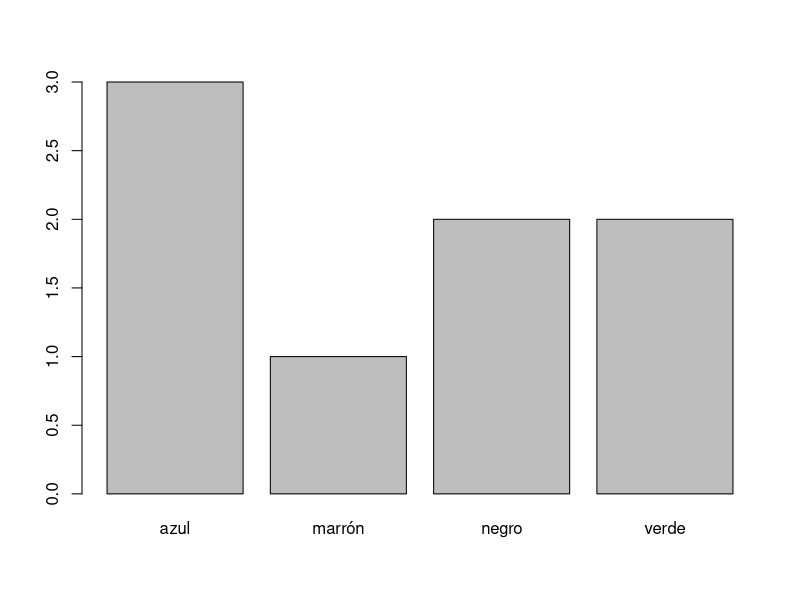
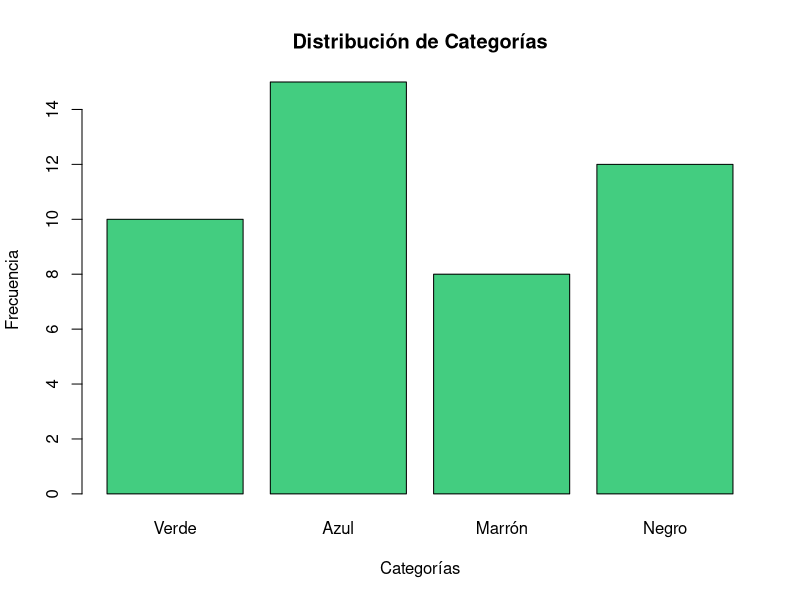
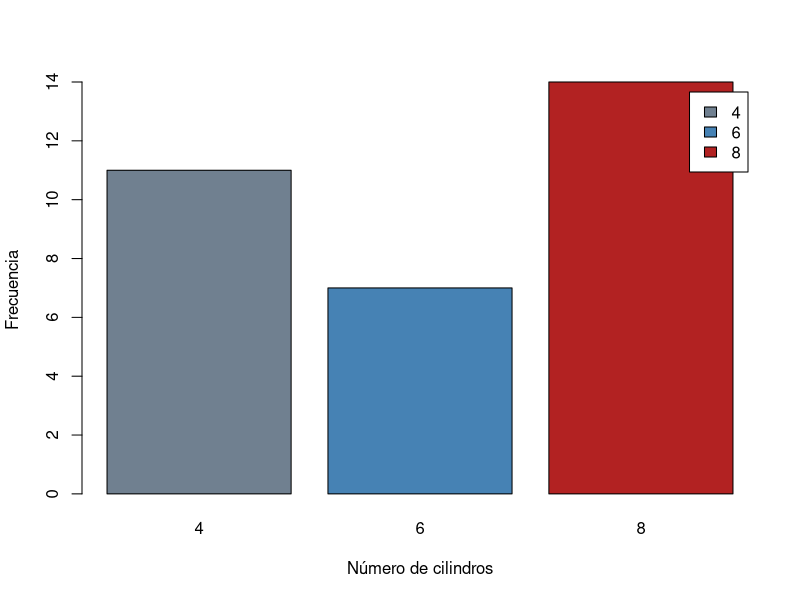
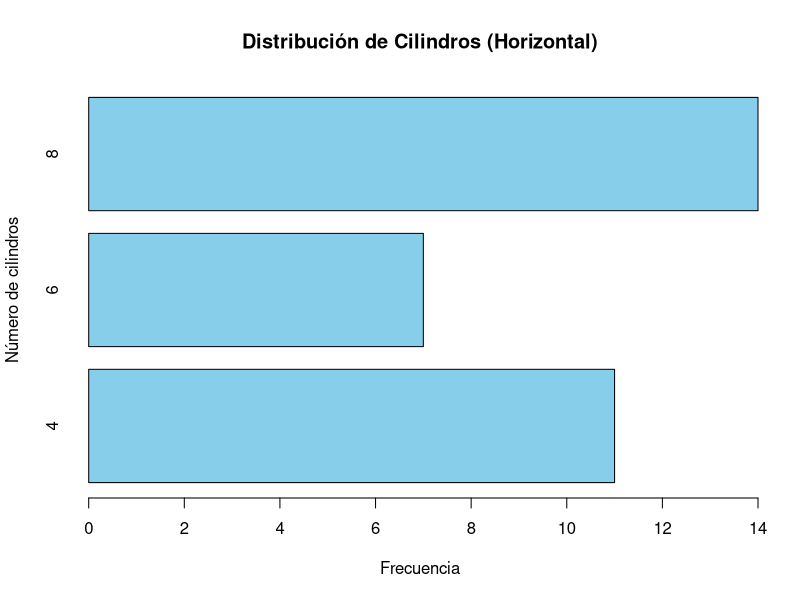
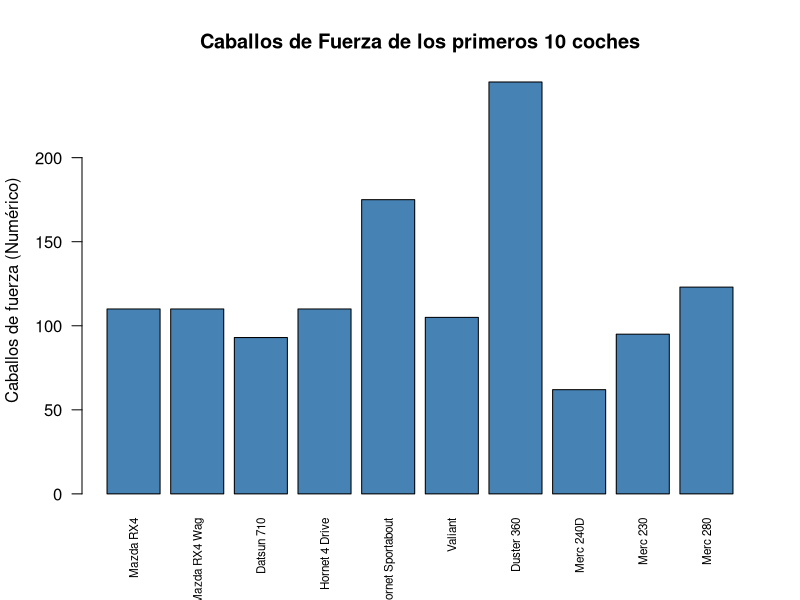

Generate these figures, in order, with R:
## ---- chunk 1

colores_ojos <- c("azul", "verde", "verde", "marrón", "azul", "negro", "negro", "azul")

frecuencias<-table(colores_ojos)
frecuencias
barplot(frecuencias)

## ---- chunk 2
# Crear datos de ejemplo
colores_ojos <- c("Verde", "Azul", "Marrón", "Negro")
frecuencias <- c(10, 15, 8, 12)

# Crear el gráfico de barras
barplot(frecuencias,         # altura de las baras
        names.arg = colores_ojos,
        main = "Distribución de Categorías",
        xlab = "Categorías",
        ylab = "Frecuencia",
        col = "seagreen3") # Color más equilibrado

## ---- chunk 3
# Cargar datos mtcars 
data(mtcars) 

# Visualizamos los cinco primeras filas para hacernos una idea de la estructura
head(mtcars)



## ---- chunk 4
# Resumir: Contar cuántos coches hay según número de cilindros (cyl) con el comando table
mitabla <- table(mtcars$cyl) 
print(mitabla) 
## ---- chunk 5
# Visualizar: Gráfico de barras verticales 
barplot(mitabla,                            # No hay que indicar datos x, ni datos y. El eje x será la fila sup. de la tabla        main = "Distribución de Cilindros",         
        xlab = "Número de cilindros",          
        ylab = "Frecuencia",         
        col = c("slategray", "steelblue", "firebrick"),         
        legend = rownames(mitabla))  
## ---- chunk 6
# Gráfico de barras horizontales (útil si los nombres de las categorías son largos)
barplot(mitabla, 
        main = "Distribución de Cilindros (Horizontal)",
        ylab = "Número de cilindros", 
        xlab = "Frecuencia", 
        horiz = TRUE,
        col = "skyblue")
## ---- chunk 7
data(mtcars)
head(mtcars)
barplot(mtcars$hp[1:10], 
        names.arg = rownames(mtcars)[1:10], 
        main = "Caballos de Fuerza de los primeros 10 coches",
        xlab = "", # Dejamos vacío el eje X porque las etiquetas ya dicen los modelos
        ylab = "Caballos de fuerza (Numérico)",
        col = "steelblue",
        las = 2,           # Gira los nombres 90 grados para que se lean bien
        cex.names = 0.7)   # Reduce el tamaño de la letra de los nombres
